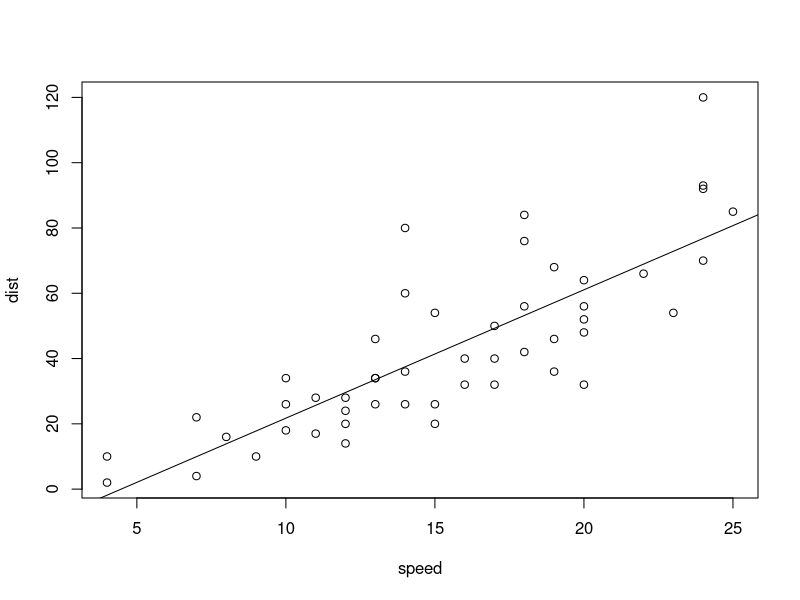
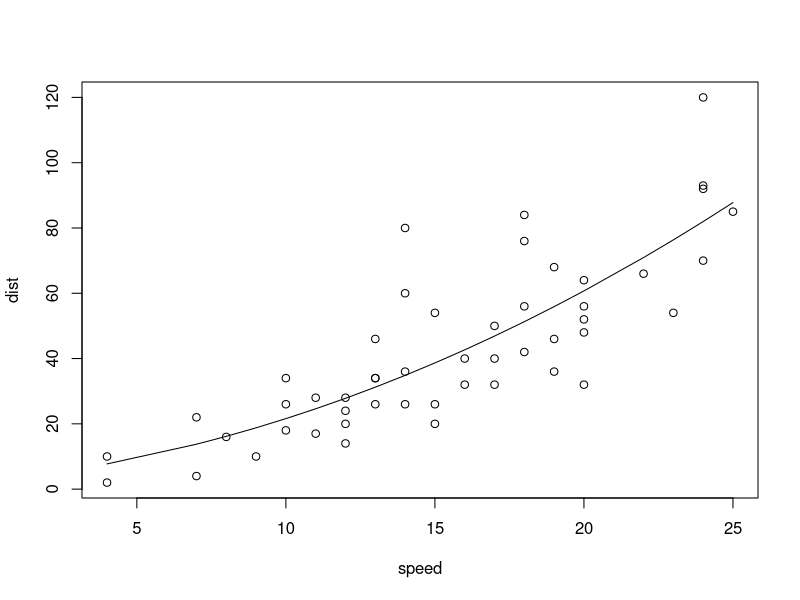
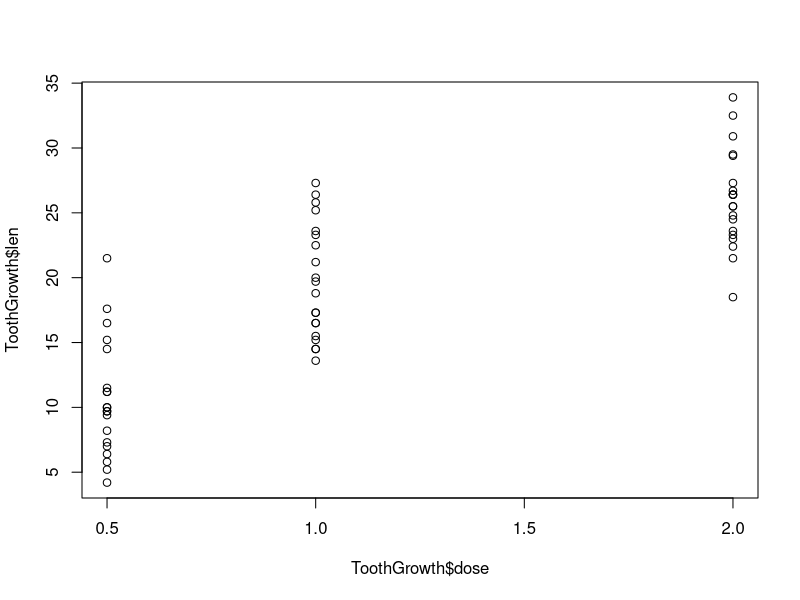
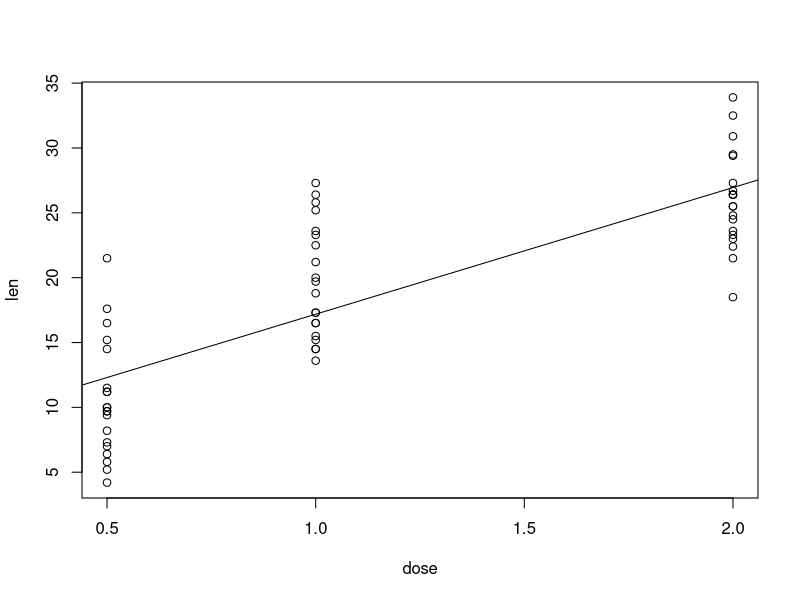
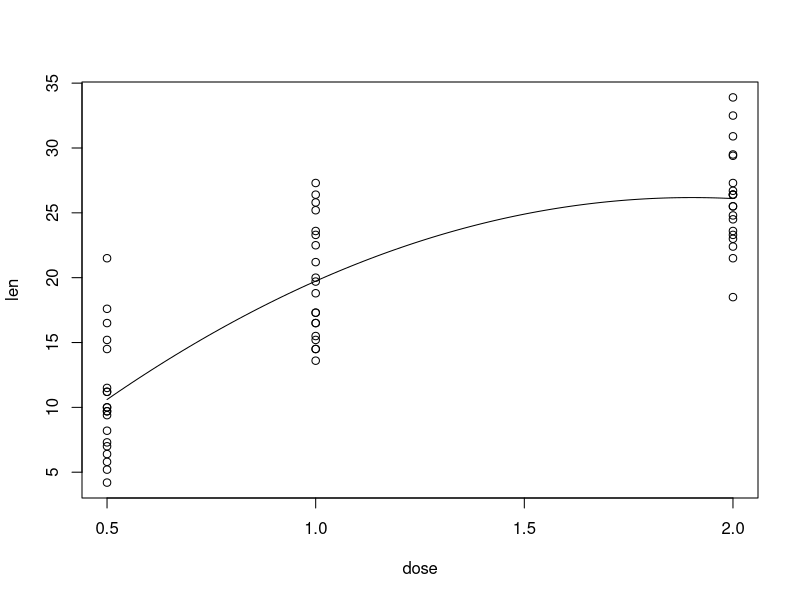
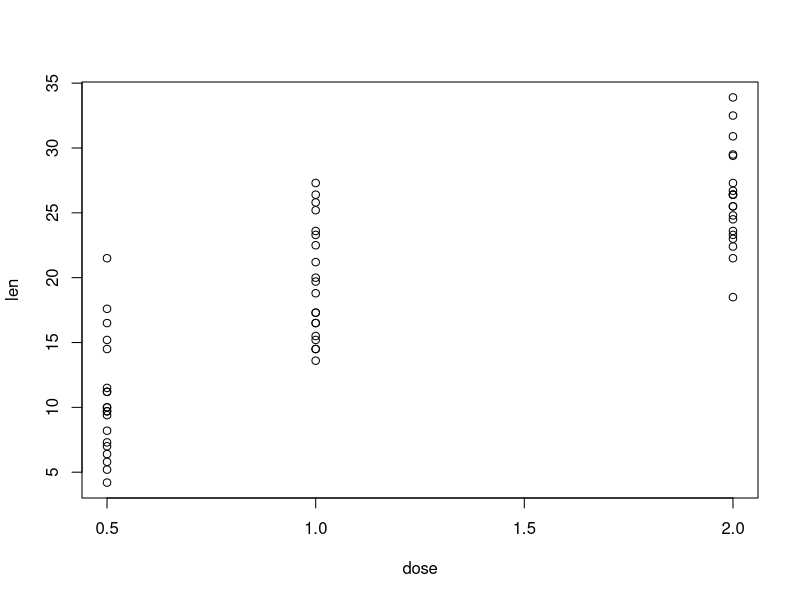
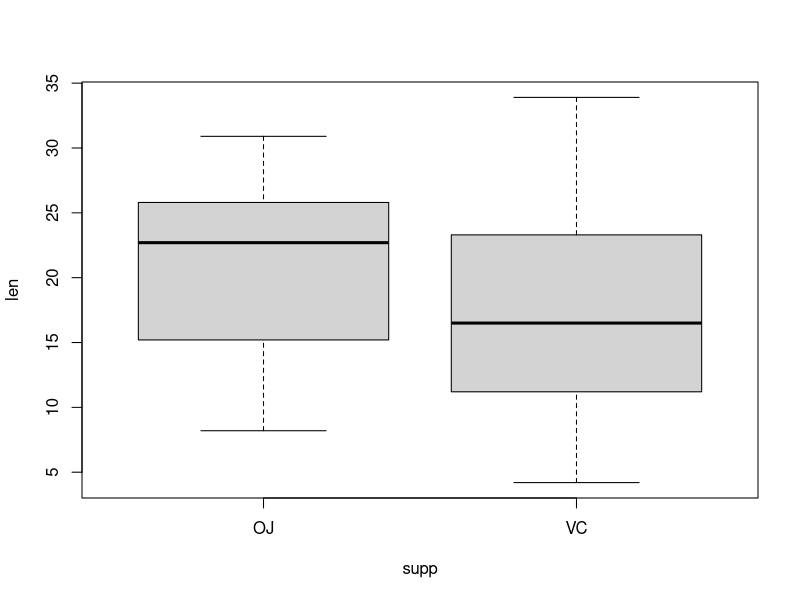

These figures' R source, in order:
#' PART I
#' EXERCISES
#' 
#' 
#' I) Make a function with a for loop that can calculate the product of all the entries 
#' in an input vector. Compare with the built-in function prod (don’t call your function 
#' prod, #' or you won’t be able to use the built-in function easily).
#' 
productfct=function(x){
  n=length(x)
  product=1
  for (i in 1:n){
    product=product*x[i]
  }
  return(product)
}
productfct(c(1,2,3,4))
prod(c(1,2,3,4))

#' II) Make a function that will calculate the Fibonacci number up to n (an input parameter).
#' • Does it handle n=1 or 2 correctly? (hint: an if statement may be useful here)
#' • Does it handle negative numbers correctly? (hint: the stop function can be used 
#' to give an error message)
#' • Does it handle decimal numbers correctly?


#' PART 2
#' EXERCISE 1
#' I) Consider the built-in dataset cars
#'    a) Make the design matrix X for a simple linear regression for cars (dist as 
#'    a function of speed).

X <- matrix(c(rep(1,length(cars$speed)),cars$speed),length(cars$speed),2)
Y <- cars$dist

#'    b) Estimate beta. Plot the data and the estimated line in the same figure.
#'    (hint: the function abline is useful for plotting the line)
    
A <- (t(X)%*%X)
B <- t(X)%*%Y
b=solve(A,B)
plot(cars)
abline(b)

#'    c) Estimate sigmaˆ2.
s=(t(Y-X%*%b)%*%(Y-X%*%b))/(50-(1+1))    #Sigma^2

#' II) Maybe a second order polynomial is better at capturing the relation between speed 
#' and distance? 
#' Redo exercise I with a second order polynomial. (Hint: curve may be useful)



#' Brug R til at lave de samme som i Part 2 uden at skulle udfylde matricerne selv

mod1 <- lm(dist~speed, data=cars); mod1
class(mod1)
names(mod1)

mod2=lm(dist~speed+I(speed^2),data=cars); mod2
fitted(mod2)
plot(dist~speed, data=cars)
lines(fitted(mod2) ~ speed, data = cars)

#' PART 3
#' EXERCISE 1
#' 
head(ToothGrowth)
#' a)
plot(ToothGrowth$len~ToothGrowth$dose)

#' b)
modteeth1=lm(len ~ dose, data=ToothGrowth); modteeth1
beta_hat1=coef(modteeth1); beta_hat1
plot(len ~ dose, data=ToothGrowth)
abline(beta_hat1)

#' c)
modteeth2=lm(len ~ dose+I(dose^2), data=ToothGrowth); modteeth2
beta_hat2=coef(modteeth2)
plot(len ~ dose, data=ToothGrowth)
curve(beta_hat2[1] + beta_hat2[2]*x + beta_hat2[3]*x^2,0.5,2,add=TRUE)


#' d)
modteeth2=lm(len ~ dose+I(dose^2) + I(dose^3), data=ToothGrowth); modteeth2
beta_hat2=coef(modteeth2)
plot(len ~ dose, data=ToothGrowth)
curve(beta_hat2[1] + beta_hat2[2]*x + beta_hat2[3]*x^2 + beta_hat2[4]*x^3,0.5,2,add=TRUE)
#' Den skriver NA for dose^3, da den nægter at tilpasse en tredjegradspolynomium, da vi har uendeligt mange muligheder.
#' Den skal nemlig tilpasse efter kun 3 punkter - 1 pr. dose i gennemsnitsværdierne.
#'
#'EXERCISE 2
#'a)
plot(len ~ supp, data=ToothGrowth)

#' b)
#' One-way ANOVA
mod3<-lm(len ~ supp, data=ToothGrowth); mod3
#' Dem, der har fået OJ (Oragne juice) har en gennemsnitlig tandlængde på 20.66, mens den for dem der har fået 
#' VC (Vitamine C) er -3.70 kortere. Dvs. De får længst tænder ved at få OJ.